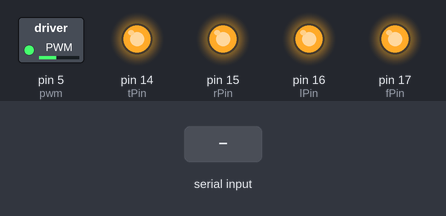
Bench run of a sketch on a simulated Arduino Uno, built with avr-gcc and run on an emulated ATmega328P. On the bench: switched loads named in the sketch (green lamp = pin HIGH), output pins drawn as LEDs (lit = HIGH). Inputs (shaded band) come from the test bench.

Above: at 1.2 s.
1.3 s: "T" received over Serial
At 2.5 s:
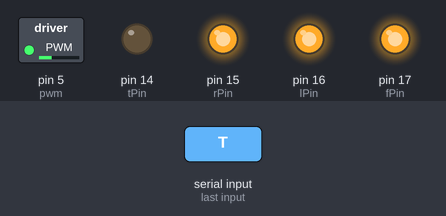
2.8 s: "R" received over Serial
At 3.8 s:
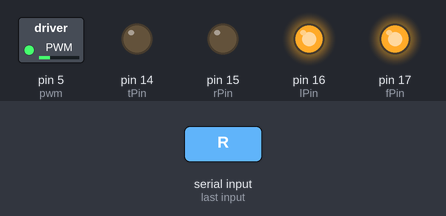
4.3 s: "F" received over Serial
At 4.9 s:
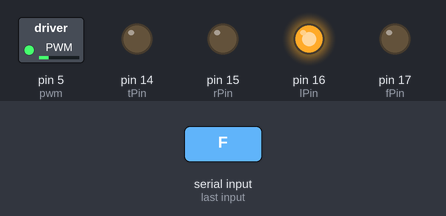
5.8 s: "L" received over Serial
At 6.1 s:
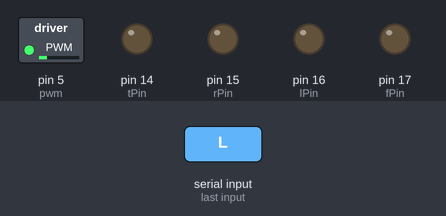
7.3 s: "T" received over Serial
At 8.4 s:
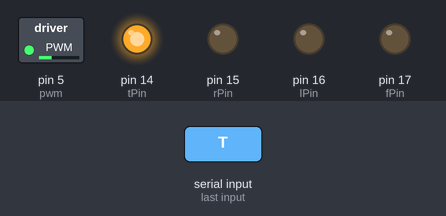
8.8 s: "R" received over Serial
At 9.5 s:
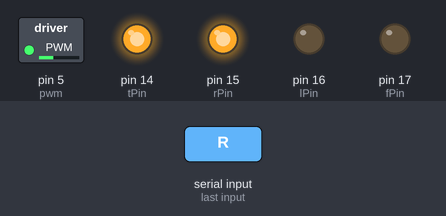
Timing chart, 0 to 11.3 s (numbered marks = the images above; inputs shaded):
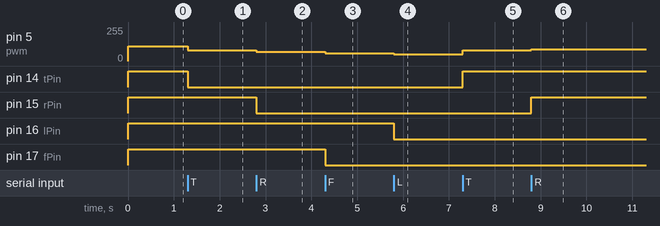

Measured:
- after the input at 1.3 s, pin 5 (pwm): 110/255 → 80/255 at once; pin 14 (tPin): HIGH → LOW at once
- after the input at 2.8 s, pin 5 (pwm): 80/255 → 70/255 at once; pin 15 (rPin): HIGH → LOW at once
- after the input at 4.3 s, pin 5 (pwm): 70/255 → 60/255 at once; pin 17 (fPin): HIGH → LOW at once
- after the input at 5.8 s, pin 5 (pwm): 60/255 → 50/255 at once; pin 16 (lPin): HIGH → LOW at once
- after the input at 7.3 s, pin 5 (pwm): 50/255 → 80/255 at once; pin 14 (tPin): LOW → HIGH at once
- after the input at 8.8 s, pin 5 (pwm): 80/255 → 90/255 at once; pin 15 (rPin): LOW → HIGH at once

The sketch:

dcMotorTest.ino
```cpp
const int rCountTopPin = 4;
const int rCountBottomPin = 7;
const int lCountTopPin = 6;
const int lCountBottomPin = 9;
const int fCountTopPin = 5;
const int fCountBottomPin = 8;

int rTopCount = 0;
int rBottomCount = 0;
int lTopCount = 0;
int lBottomCount = 0;
int fTopCount = 0;
int fBottomCount = 0;

int rTopSensorState = 0, rTopLastState=0;
int rBottomSensorState = 0, rBottomLastState=0;
int lTopSensorState = 0, lTopLastState=0;
int lBottomSensorState = 0, lBottomLastState=0;
int fTopSensorState = 0, fTopLastState=0;
int fBottomSensorState = 0, fBottomLastState=0;

const int pwm = 5;  //initializing pin 2 as pwm

const int tPin = 14;
const int rPin = 15;
const int lPin = 16;
const int fPin = 17;

int tRun = 1;
int rRun = 1;
int lRun = 1;
int fRun = 1;

int dcRunning;
const int dcBase = 50;
const int dcStep = 10;

int period = 500;

unsigned long rTopTime = 0;
unsigned long rBottomTime = 0;
unsigned long fTopTime = 0;
unsigned long fBottomTime = 0;
unsigned long lTopTime = 0;
unsigned long lBottomTime = 0;

void setup() {

  Serial.begin(9600);

//  pinMode(rCountTopPin, INPUT);
//  digitalWrite(rCountTopPin, HIGH); // turn on the pullup
//  pinMode(rCountBottomPin, INPUT);
//  digitalWrite(rCountBottomPin, HIGH); // turn on the pullup
//
//  pinMode(lCountTopPin, INPUT);
//  digitalWrite(lCountTopPin, HIGH); // turn on the pullup
//  pinMode(lCountBottomPin, INPUT);
//  digitalWrite(lCountBottomPin, HIGH); // turn on the pullup
//
//  pinMode(fCountTopPin, INPUT);
//  digitalWrite(fCountTopPin, HIGH); // turn on the pullup
//  pinMode(fCountBottomPin, INPUT);
//  digitalWrite(fCountBottomPin, HIGH); // turn on the pullup
//
  pinMode(pwm,OUTPUT);   //we have to set PWM pin as output
  pinMode(tPin,OUTPUT);  //Logic pins are also set as output
  pinMode(rPin,OUTPUT);  //Logic pins are also set as output
  pinMode(lPin,OUTPUT);  //Logic pins are also set as output
  pinMode(fPin,OUTPUT);  //Logic pins are also set as output

  digitalWrite(tPin,HIGH);
  digitalWrite(rPin,HIGH);
  digitalWrite(lPin,HIGH);
  digitalWrite(fPin,HIGH);

  dcRunning = 6;
  analogWrite(pwm, dcBase + dcStep*dcRunning);
}

void loop() {
//  rTopSensorState = digitalRead(rCountTopPin);
//  rBottomSensorState = digitalRead(rCountBottomPin);
//  lTopSensorState = digitalRead(lCountTopPin);
//  lBottomSensorState = digitalRead(lCountBottomPin);
//  fTopSensorState = digitalRead(fCountTopPin);
//  fBottomSensorState = digitalRead(fCountBottomPin);
//
//  if (!rTopSensorState && rTopLastState) {
//    if(millis() > rTopTime + period){
//        rTopTime = millis();
//        rTopCount++;
//        Serial.print("R Top Count: ");
//        Serial.println(rTopCount);
//    }
//  }
//  rTopLastState = rTopSensorState;
//
//  if (!lTopSensorState && lTopLastState) {
//    if(millis() > lTopTime + period){
//        lTopTime = millis();
//        lTopCount++;
//        Serial.print("L Top Count: ");
//        Serial.println(lTopCount);
//    }
//  }
//  lTopLastState = lTopSensorState;
//
//
//  if (!fTopSensorState && fTopLastState) {
//    if(millis() > fTopTime + period){
//        fTopTime = millis();
//        fTopCount++;
//        Serial.print("F Top Count: ");
//        Serial.println(fTopCount);
//    }
//  }
//  fTopLastState = fTopSensorState;
//
//
//  if (!rBottomSensorState && rBottomLastState) {
//    if(millis() > rBottomTime + period){
//        rBottomTime = millis();
//        rBottomCount++;
//        Serial.print("R Bottom Count: ");
//        Serial.println(rBottomCount);
//    }
//  }
//  rBottomLastState = rBottomSensorState;
//
//  if (!lBottomSensorState && lBottomLastState) {
//    if(millis() > lBottomTime + period){
//        lBottomTime = millis();
//        lBottomCount++;
//        Serial.print("L Bottom Count: ");
//        Serial.println(lBottomCount);
//    }
//  }
//  lBottomLastState = lBottomSensorState;
//
//  if (!fBottomSensorState && fBottomLastState) {
//    if(millis() > fBottomTime + period){
//        fBottomTime = millis();
//        fBottomCount++;
//        Serial.print("F Bottom Count: ");
//        Serial.println(fBottomCount);
//    }
//  }
//  fBottomLastState = fBottomSensorState;
}

void serialEvent() {

  while (Serial.available()) {
    // get the new byte:
    char inChar = (char)Serial.read();

    if (inChar == 'T') {
      tRun = !tRun;
      digitalWrite(tPin,tRun);
    }
    else if (inChar == 'R') {
      rRun = !rRun;
      digitalWrite(rPin,rRun);
    }
    else if (inChar == 'F') {
      fRun = !fRun;
      digitalWrite(fPin,fRun);
    }
    else if (inChar == 'L') {
      lRun = !lRun;
      digitalWrite(lPin,lRun);
    }
  }
  dcRunning = 3*tRun + rRun + fRun + lRun;
  analogWrite(pwm, dcBase + dcStep*dcRunning);
}
```
